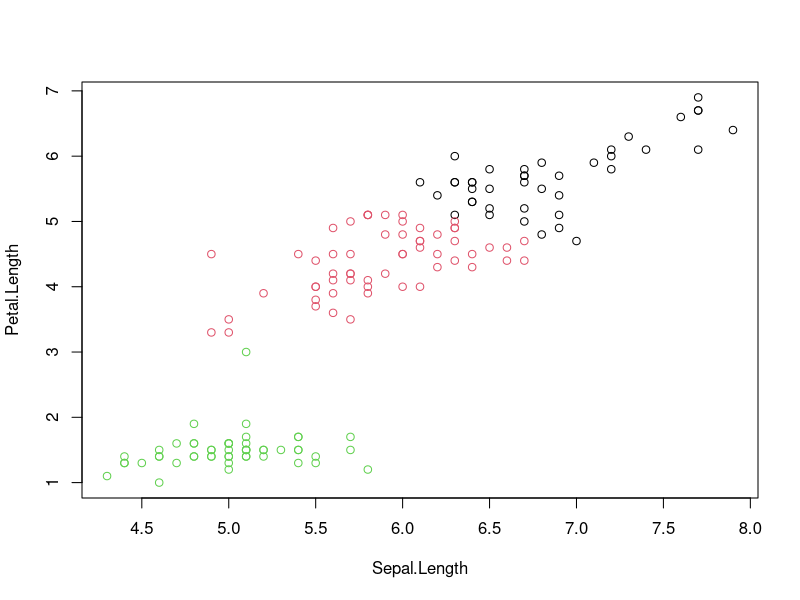
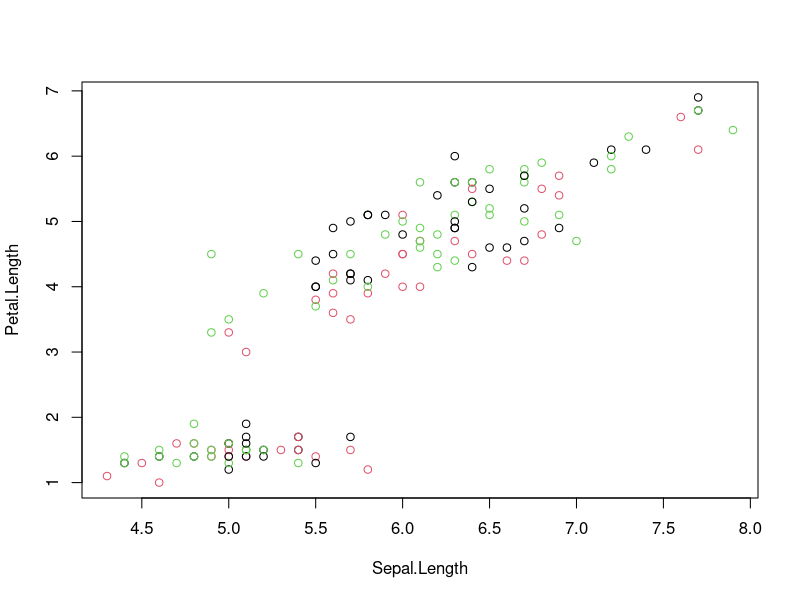
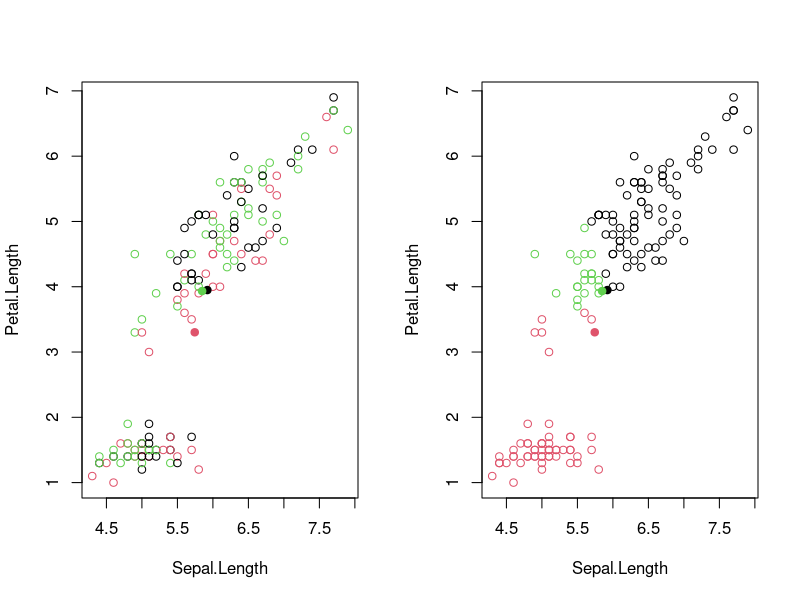
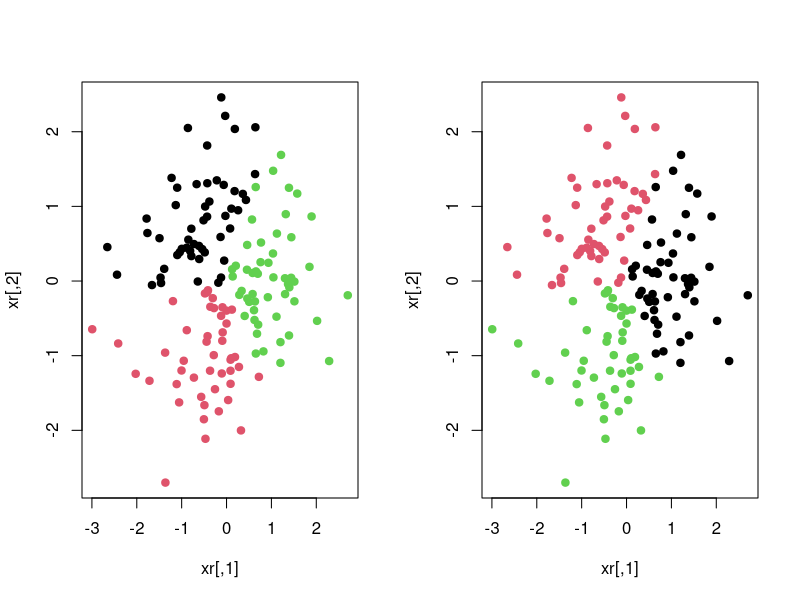
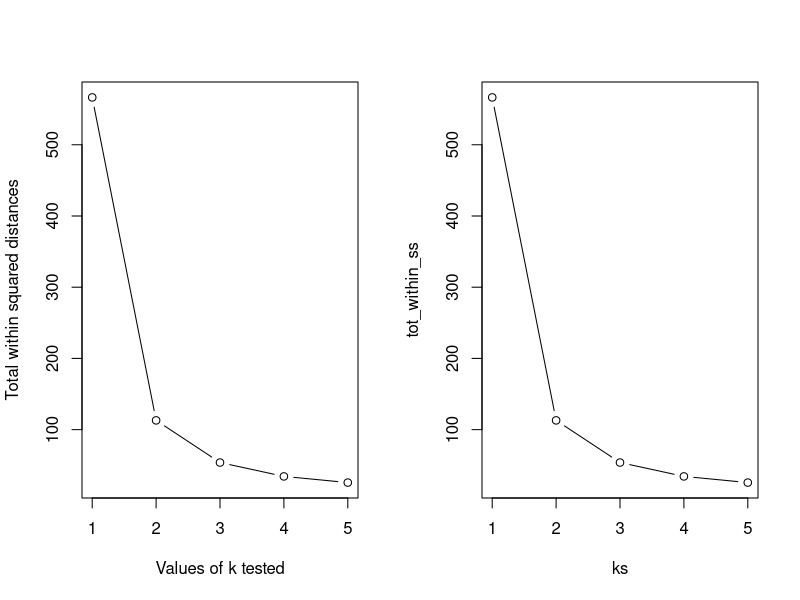
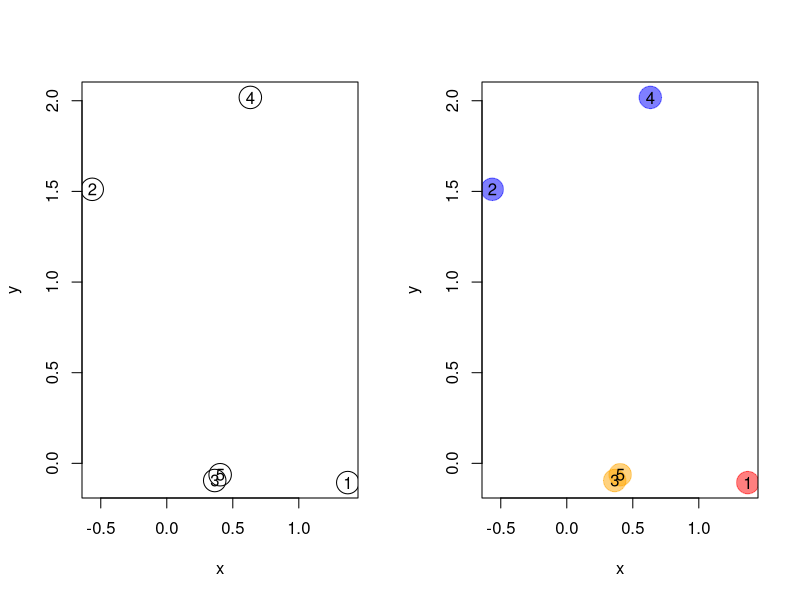
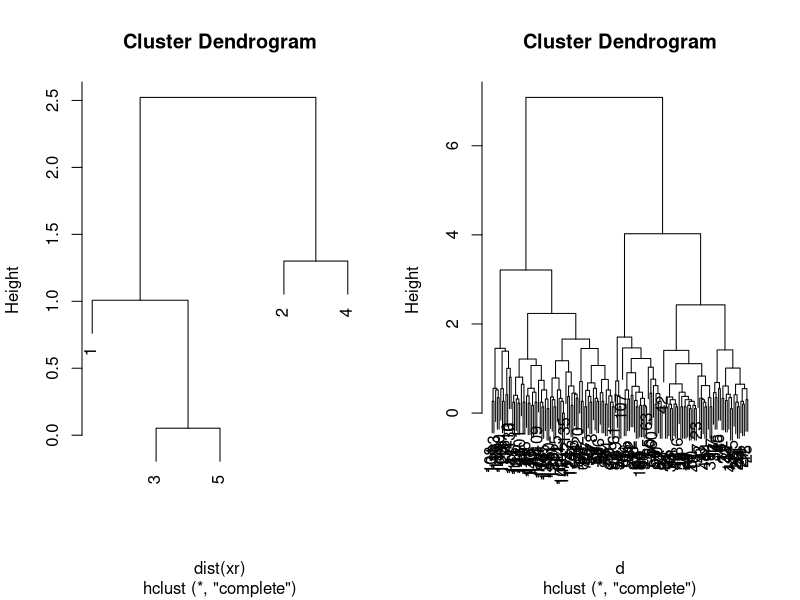
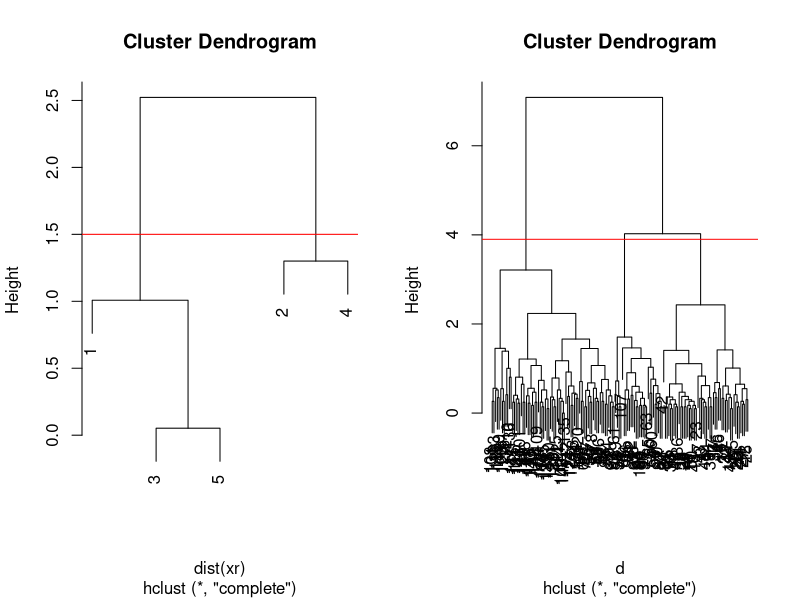

These figures' R source, in order:
## ---- chunk 1
i <- grep("Length", names(iris))
x <- iris[, i]
## ---- chunk 2
cl <- kmeans(x, 3, nstart = 10)
## ---- chunk 3
plot(x, col = cl$cluster)
## ---- chunk 4
set.seed(12)
init <- sample(3, nrow(x), replace = TRUE)
plot(x, col = init)
## ---- chunk 5
par(mfrow = c(1, 2))
plot(x, col = init)
centres <- sapply(1:3, function(i) colMeans(x[init == i, ], ))
centres <- t(centres)
points(centres[, 1], centres[, 2], pch = 19, col = 1:3)

tmp <- dist(rbind(centres, x))
tmp <- as.matrix(tmp)[, 1:3]

ki <- apply(tmp, 1, which.min)
ki <- ki[-(1:3)]

plot(x, col = ki)
points(centres[, 1], centres[, 2], pch = 19, col = 1:3)
## ---- chunk 6
cl1 <- kmeans(x, centers = 3, nstart = 10)
cl2 <- kmeans(x, centers = 3, nstart = 10)
table(cl1$cluster, cl2$cluster)

cl1 <- kmeans(x, centers = 3, nstart = 1)
cl2 <- kmeans(x, centers = 3, nstart = 1)
table(cl1$cluster, cl2$cluster)

set.seed(42)
xr <- matrix(rnorm(prod(dim(x))), ncol = ncol(x))
cl1 <- kmeans(xr, centers = 3, nstart = 1)
cl2 <- kmeans(xr, centers = 3, nstart = 1)
table(cl1$cluster, cl2$cluster)
diffres <- cl1$cluster != cl2$cluster
par(mfrow = c(1, 2))
plot(xr, col = cl1$cluster, pch = ifelse(diffres, 19, 1))
plot(xr, col = cl2$cluster, pch = ifelse(diffres, 19, 1))
## ---- chunk 7
ks <- 1:5
tot_within_ss <- sapply(ks, function(k) {
    cl <- kmeans(x, k, nstart = 10)
    cl$tot.withinss
})
plot(ks, tot_within_ss, type = "b",
     ylab = "Total within squared distances",
     xlab = "Values of k tested")
## ---- chunk 8
ks <- 1:5
tot_within_ss <- sapply(ks, function(k) {
    cl <- kmeans(x, k, nstart = 10)
    cl$tot.withinss
})
plot(ks, tot_within_ss, type = "b")
## ---- chunk 9
set.seed(42)
xr <- data.frame(x = rnorm(5),
                 y = rnorm(5))
cls <- c("red", "blue", "orange", "blue", "orange")
cls <- scales::col2hcl(cls, alpha = 0.5)
par(mfrow = c(1, 2))
plot(xr, cex = 3)
text(xr$x, xr$y, 1:5)
plot(xr, cex = 3, col = cls, pch = 19)
text(xr$x, xr$y, 1:5)
## ---- chunk 10
plot(hcr <- hclust(dist(xr)))
## ---- chunk 11
d <- dist(iris[, 1:4])
hcl <- hclust(d)
hcl
plot(hcl)
## ---- chunk 12
plot(hcr)
abline(h = 1.5, col = "red")
## ---- chunk 13
plot(hcl)
abline(h = 3.9, col = "red")
cutree(hcl, k = 3)
cutree(hcl, h = 3.9)
identical(cutree(hcl, k = 3), cutree(hcl, h = 3.9))
## ---- chunk 14
km <- kmeans(iris[, 1:4], centers = 3, nstart = 10)
hcl <- hclust(dist(iris[, 1:4]))
table(km$cluster, cutree(hcl, k = 3))
par(mfrow = c(1, 2))
plot(iris$Petal.Length, iris$Sepal.Length, col = km$cluster, main = "k-means")
plot(iris$Petal.Length, iris$Sepal.Length, col = cutree(hcl, k = 3), main = "Hierarchical clustering")
## Checking with the labels provided with the iris data
table(iris$Species, km$cluster)
table(iris$Species, cutree(hcl, k = 3))
## ---- chunk 15
colMeans(mtcars)
hcl1 <- hclust(dist(mtcars))
hcl2 <- hclust(dist(scale(mtcars)))
par(mfrow = c(1, 2))
plot(hcl1, main = "original data")
plot(hcl2, main = "scaled data")
## ---- chunk 16
set.seed(1)
xy <- data.frame(x = (x <- rnorm(50, 2, 1)),
                 y = x + rnorm(50, 1, 0.5))
pca <- prcomp(xy)

z <- cbind(x = c(-1, 1), y = c(0, 0))
zhat <- z %*% t(pca$rotation[, 1:2])
zhat <- scale(zhat, center = colMeans(xy), scale = FALSE)
par(mfrow = c(1, 3))
plot(xy, main = "Orignal data (2 dimensions)")
plot(xy, main = "Orignal data with PC1")
abline(lm(y ~ x, data = data.frame(zhat - 10)), lty = "dashed")
grid()
plot(pca$x, main = "Data in PCA space")
grid()
## ---- chunk 17
pairs(iris[, -5], col = iris[, 5], pch = 19)
## ---- chunk 18
irispca <- prcomp(iris[, -5])
summary(irispca)
## ---- chunk 19
## boxplot(irispca$x[, 1] ~ iris[, 5], ylab = "PC1")
hist(irispca$x[iris$Species == "setosa", 1],
     xlim = range(irispca$x[, 1]), col = "#FF000030",
     xlab = "PC1", main = "PC1 variance explained 92%")
rug(irispca$x[iris$Species == "setosa", 1], col = "red")
hist(irispca$x[iris$Species == "versicolor", 1], add = TRUE, col = "#00FF0030")
rug(irispca$x[iris$Species == "versicolor", 1], col = "green")
hist(irispca$x[iris$Species == "virginica", 1],  add = TRUE, col = "#0000FF30")
rug(irispca$x[iris$Species == "virginica", 1], col = "blue")
## ---- chunk 20
biplot(irispca)
## ---- chunk 21
var <- irispca$sdev^2
(pve <- var/sum(var))
cumsum(pve)
## ---- chunk 22
par(mfrow = c(1, 2))
plot(irispca$x[, 1:2], col = iris$Species)
plot(irispca$x[, 3:4], col = iris$Species)
## ---- chunk 23
par(mfrow = c(1, 2))
biplot(prcomp(mtcars, scale = FALSE), main = "No scaling")  ## 1
biplot(prcomp(mtcars, scale = TRUE), main = "With scaling") ## 2
## ---- chunk 24
dfr <- data.frame(x = c(1, 0, 0),
                  y = c(0, 1, 0))
rownames(dfr) <- LETTERS[1:3]
knitr::kable(dfr)
## ---- chunk 25
library("Rtsne")
uiris <- unique(iris[, 1:5])
iristsne <- Rtsne(uiris[, 1:4])
plot(iristsne$Y, col = uiris$Species)
